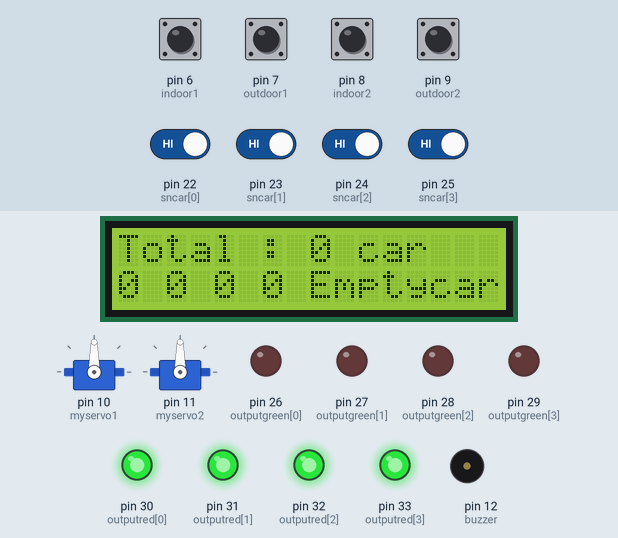
Recording of a sketch running on a simulated Arduino Mega 2560, built with avr-gcc and run on an emulated ATmega2560. Parts: 2 × servo, 16×2 character LCD, output pins drawn as LEDs (lit = HIGH), buzzer (waves = sounding, pin HIGH). Inputs (shaded band) come from the test bench; at power-on: pin 6 (indoor1), pin 7 (outdoor1), pin 8 (indoor2), pin 9 (outdoor2), pin 22 (sncar[0]), pin 23 (sncar[1]), pin 24 (sncar[2]), pin 25 (sncar[3]) HIGH. What the sketch prints to the serial monitor is not drawn.

Above: at 1.3 s.
1.4 s: pin 22 (sncar[0]) driven LOW
At 2.6 s:
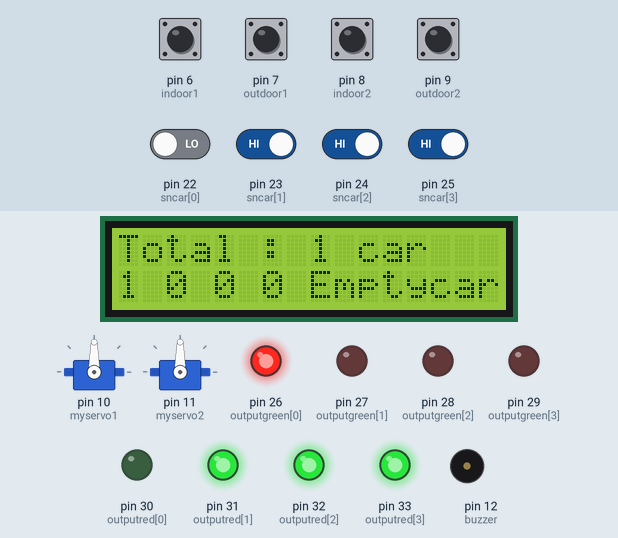
2.9 s: pin 23 (sncar[1]) driven LOW
At 3.4 s:
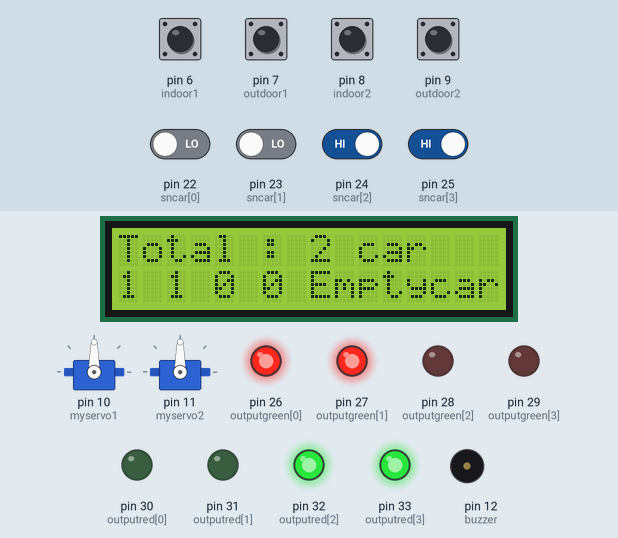
4.4 s: pin 24 (sncar[2]) driven LOW
At 5.5 s:
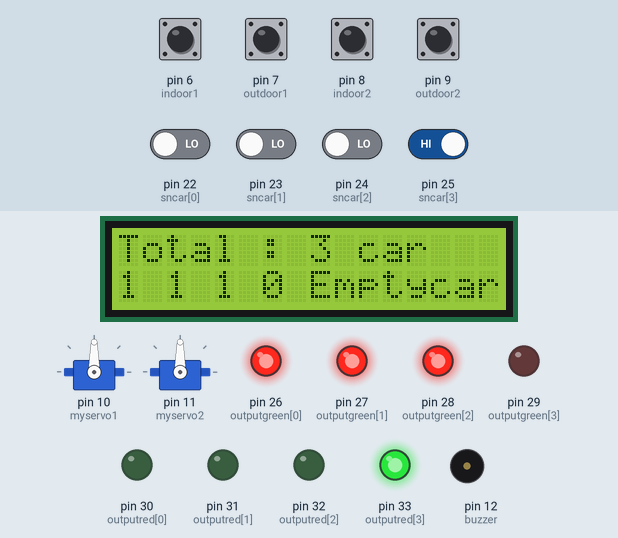
5.9 s: pin 25 (sncar[3]) driven LOW
At 7.1 s:
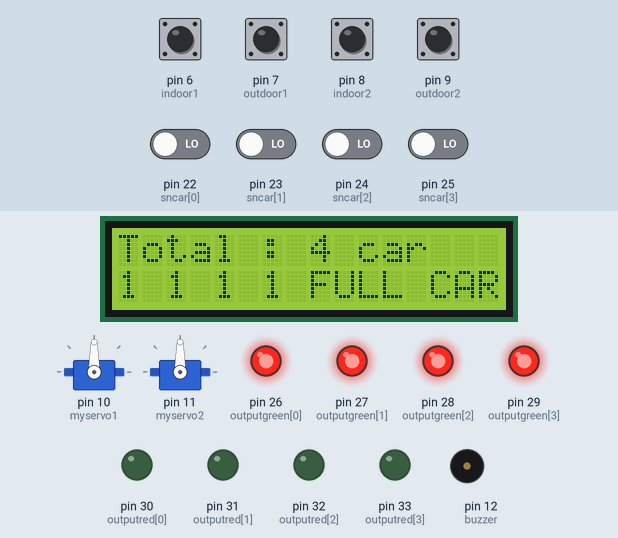
7.4 s: pin 22 (sncar[0]) driven HIGH
At 8.6 s:
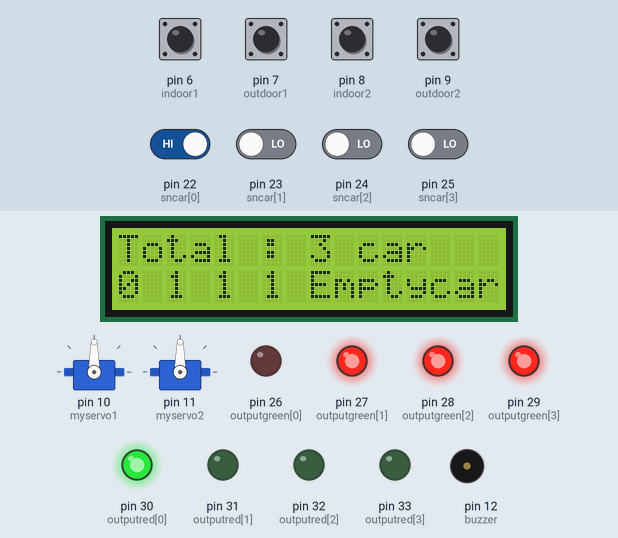
8.9 s: pin 23 (sncar[1]) driven HIGH
At 10.1 s:
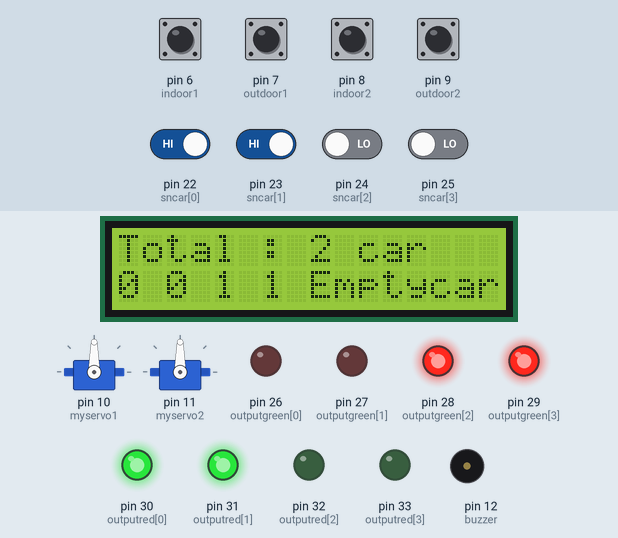
Timing chart, 0 to 11.4 s (numbered marks = the images above; inputs shaded):
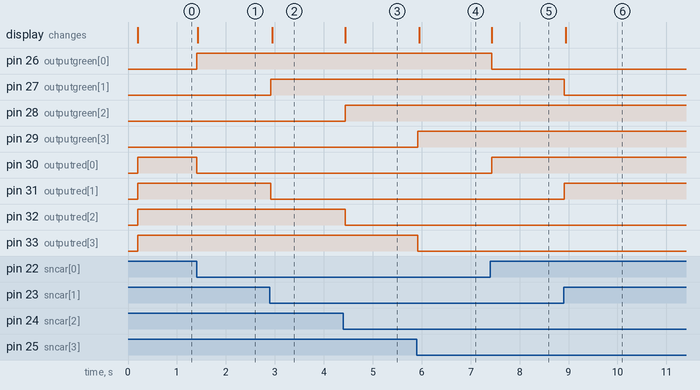

The sketch:

carpark.ino
```cpp
#include <Servo.h>
#include <LiquidCrystal_I2C.h>

uint8_t indoor1 = 6;
uint8_t indoor2 = 8;
uint8_t outdoor1 = 7;
uint8_t outdoor2 = 9;
uint8_t buzzer   = 12;
uint8_t sncar[]={22,23,24,25};
uint8_t outputgreen[]={26,27,28,29};
uint8_t outputred  []={30,31,32,33};
int count1 = 0;
boolean enablecount = false;
byte datax = 0b0000;
byte indexcar = 0x00;
LiquidCrystal_I2C lcd(0x27,16,2);
Servo myservo1;
Servo myservo2;
void setup() {
  Serial.begin(9600);
  Serial.println("program start");
 for(uint8_t index =  0; index<4; index+=1){
  pinMode(sncar[index],INPUT);
  pinMode(outputgreen[index],OUTPUT);
  pinMode(outputred[index],OUTPUT);
  digitalWrite(sncar[index],LOW);
  digitalWrite(outputgreen[index],LOW);
  digitalWrite(outputred[index],LOW);
 }
  pinMode(indoor1,INPUT);
  pinMode(indoor2,INPUT);
  pinMode(outdoor1,INPUT);
  pinMode(outdoor2,INPUT);
  pinMode(buzzer,OUTPUT);
  myservo1.attach(10);
  myservo2.attach(11);
  lcd.init();                      // initialize the lcd
  lcd.backlight();
  lcd.clear();
  delay(100);
}
void loop() {
 /* static unsigned long timer1 = millis();
  if((millis()-timer1)>=1000){
    timer1 = millis();
    Serial.print("timeq1 = ");
    Serial.print(timer1/1000);
    Serial.println(" sec");
  }*/
  if(enablecount==true){
   // Serial.println("yeet");
     count1+=1;
     if(count1>=100){
       myservo1.write(90);
       enablecount = false;
       Serial.println("ok");
       count1=0;
     }
  }

  for(byte i =0; i<4;i+=1){
    bitWrite(datax,i,digitalRead(sncar[i]));
}
  for(byte i =0; i<4;i+=1){
    bitWrite(datax,i,digitalRead(sncar[i]));
      //Serial.print(bitRead(datax,i),BIN);
       indexcar = indexcar+!bitRead(datax,i);
      if(i==3){
        //Serial.println("");
       lcd.setCursor(0,0);
       lcd.print("Total : "+String(indexcar)+" car");
       lcd.setCursor(0,1);
       if(indexcar==4){
       lcd.print(String(!bitRead(datax,0))+" "+String(!bitRead(datax,1))+" "+String(!bitRead(datax,2))+" "+String(!bitRead(datax,3))+" "+"FULL CAR");
       }
       else{
       lcd.print(String(!bitRead(datax,0))+" "+String(!bitRead(datax,1))+" "+String(!bitRead(datax,2))+" "+String(!bitRead(datax,3))+" "+"Emptycar");
       }
        indexcar = 0;
      }
}
  if(digitalRead(indoor1)==0 && datax!= 0b0000){
  myservo1.write(180);
  count1=0;
  }
  if(digitalRead(outdoor1)==0 || datax == 0b0000 ){
  enablecount = true;
  }
  if(digitalRead(indoor2)==0){
  myservo2.write(180);
  }
  if(digitalRead(outdoor2)==0){
  myservo2.write(90);
   }
   for(uint8_t index =  0; index<4; index+=1){
  digitalWrite(outputgreen[index],!digitalRead(sncar[index]));
  digitalWrite(outputred[index],digitalRead(sncar[index]));
 }
   delay(10);
}
```

Measured:
- after the input at 1.4 s, pin 26 (outputgreen[0]): LOW → HIGH at once; pin 30 (outputred[0]): HIGH → LOW at once; the display: changes at once (image 1)
- after the input at 2.9 s, pin 27 (outputgreen[1]): LOW → HIGH at once; pin 31 (outputred[1]): HIGH → LOW at once; the display: changes after 0.05 s (image 2)
- after the input at 4.4 s, pin 28 (outputgreen[2]): LOW → HIGH at once; pin 32 (outputred[2]): HIGH → LOW at once; the display: changes at once (image 3)
- after the input at 5.9 s, pin 29 (outputgreen[3]): LOW → HIGH at once; pin 33 (outputred[3]): HIGH → LOW at once; the display: changes after 0.05 s (image 4)
- after the input at 7.4 s, pin 26 (outputgreen[0]): HIGH → LOW at once; pin 30 (outputred[0]): LOW → HIGH at once; the display: changes at once (image 5)
- after the input at 8.9 s, pin 27 (outputgreen[1]): HIGH → LOW at once; pin 31 (outputred[1]): LOW → HIGH at once; the display: changes at once (image 6)
